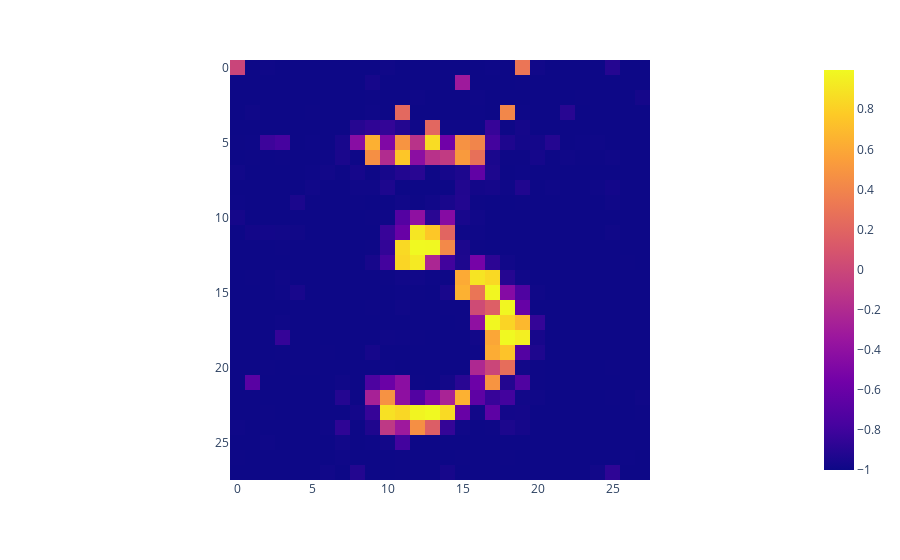

The notebook cell saved with this chart:
### Code cell
import plotly.express as px

px.imshow(fake_imgs[9].cpu().detach().numpy().reshape(28, 28)).show()

### Figure 1 — Plotly figure (JSON) as saved in the notebook; plotly's stock layout.template omitted (floating-point values rounded to 4 significant figures; data arrays with more than 128 entries replaced by an {"elided": "..."} marker saying what was removed)
{"data": [{"coloraxis": "coloraxis", "hovertemplate": "x: %{x}<br>y: %{y}<br>color: %{z}<extra></extra>", "name": "0", "type": "heatmap", "xaxis": "x", "yaxis": "y", "z": {"elided": "28x28 float values"}}], "layout": {"coloraxis": {"colorscale": [[0, "#0d0887"], [0.1111, "#46039f"], [0.2222, "#7201a8"], [0.3333, "#9c179e"], [0.4444, "#bd3786"], [0.5556, "#d8576b"], [0.6667, "#ed7953"], [0.7778, "#fb9f3a"], [0.8889, "#fdca26"], [1, "#f0f921"]]}, "margin": {"t": 60}, "xaxis": {"anchor": "y", "constrain": "domain", "domain": [0, 1], "scaleanchor": "y"}, "yaxis": {"anchor": "x", "autorange": "reversed", "constrain": "domain", "domain": [0, 1]}}}
